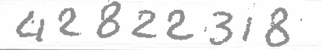
#> input picture data/test/test_1.png, 322 x 50 px
$ python -i preprocess.py   (imports and definitions only)
#> lines starting #> are read from the running program, lines starting #| are printed output that depends on the picture; after the words box and inside, x2 and y2 are one past the last pixel; in counts of white or black regions, pixels touching at a corner belong together
#preprocess.py

import os
os.environ["OPENCV_VIDEOIO_PRIORITY_MSMF"] = "0" # Disabilita backend problematici su Windows
import cv2
import numpy as np
from PIL import Image


#pulizia aggressiva
def clean_image(image_path):
    # Carica l'immagine in scala di grigi
#> called with image_path = '../../data/test/test_1.png'
    img = cv2.imread(image_path, cv2.IMREAD_GRAYSCALE)
#> img is the input picture: shape (50, 322); min 141, max 255, mean 237.5

    # 1. Ridimensionamento: TrOCR preferisce altezze standard (es. 384px)
    # Manteniamo il rapporto d'aspetto per non deformare le lettere
    height, width = img.shape
#> height = 50; width = 322
    new_height = 384
    new_width = int((new_height / height) * width)
#> new_width = 2472
    img = cv2.resize(img, (new_width, new_height))
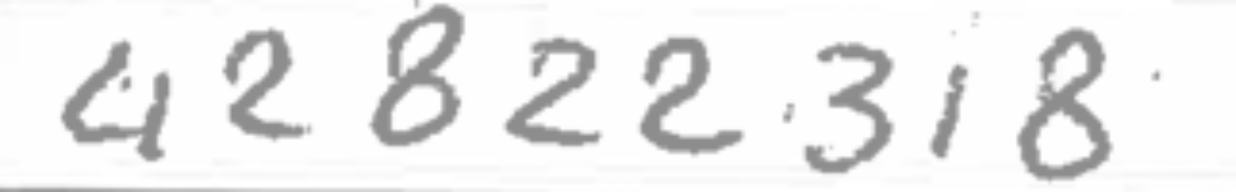
#> img: shape (384, 2472) (shown at 1/2 size); min 141, max 255, mean 237.4

    # 2. Binarizzazione: Trasforma tutto in bianco e nero netto
    # Utile per eliminare ombre della carta o macchie
    img = cv2.adaptiveThreshold(img, 255, cv2.ADAPTIVE_THRESH_GAUSSIAN_C,
                                cv2.THRESH_BINARY, 11, 2)
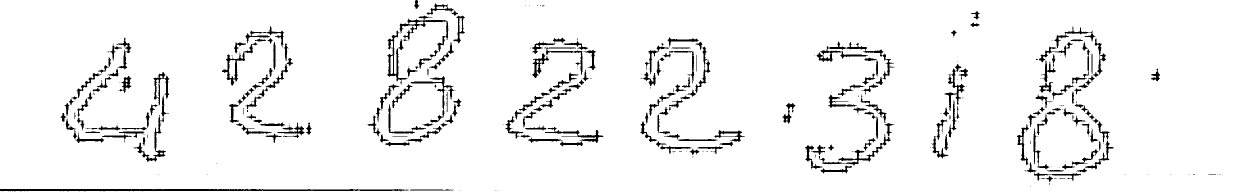
#> img: shape (384, 2472) (shown at 1/2 size); 95% white; 385 black regions (158 under 20 px), largest, box (x1, y1, x2, y2) and area: (0, 378, 817, 383) 2938, (1633, 83, 1789, 159) 1513, (799, 31, 897, 104) 1087

    # 3. Denoising: Rimuove i "puntini" di disturbo
    img = cv2.fastNlMeansDenoising(img, None, 10, 7, 21)

    # Converte da OpenCV (array) a PIL Image (richiesto dal Processor di Hugging Face)
    return Image.fromarray(img).convert("RGB")


#pulizia soft
def clean_cell_for_ocr(cv2_img):
    # Converti in scala di grigi se non lo è
    if len(cv2_img.shape) == 3:
        gray = cv2.cvtColor(cv2_img, cv2.COLOR_BGR2GRAY)
    else:
        gray = cv2_img

    # Invece di adaptive, usiamo un OTSU semplice che mantiene meglio il tratto a mano
    _, thresh = cv2.threshold(gray, 0, 255, cv2.THRESH_BINARY + cv2.THRESH_OTSU)

    # Riporta a PIL per TrOCR
    return Image.fromarray(thresh).convert("RGB")

>>> result = clean_image('../../data/test/test_1.png')

$ run again, on data/test/test_2.png
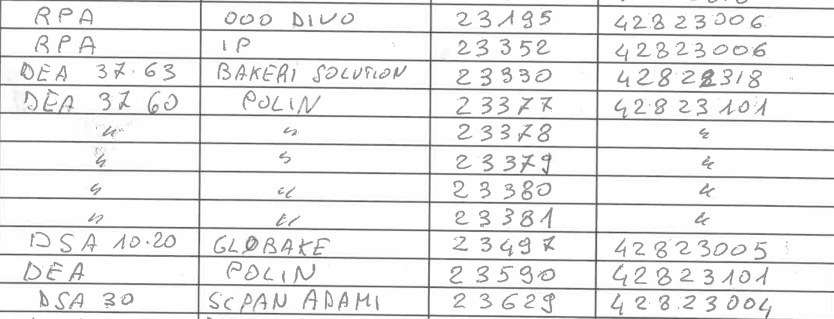
#> input picture data/test/test_2.png, 1668 x 637 px (shown at 1/2 size)
#> in clean_image, img is the input picture: shape (637, 1668); min 10, max 255, mean 236.7
#> in clean_image, `img = cv2.resize(img, (new_width, new_height))`:
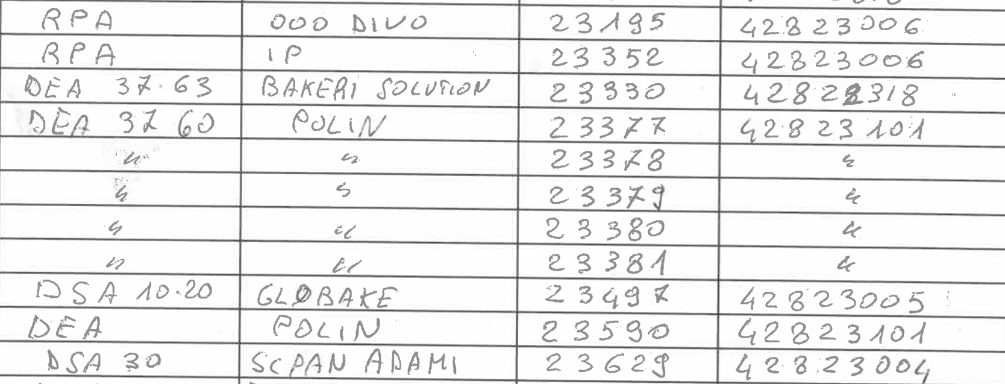
#> img: shape (384, 1005); min 12, max 255, mean 236.6
#> in clean_image, `img = cv2.adaptiveThreshold(img, 255, cv2.ADAPTIVE_THRESH_GAUSSIAN_C, ..`:
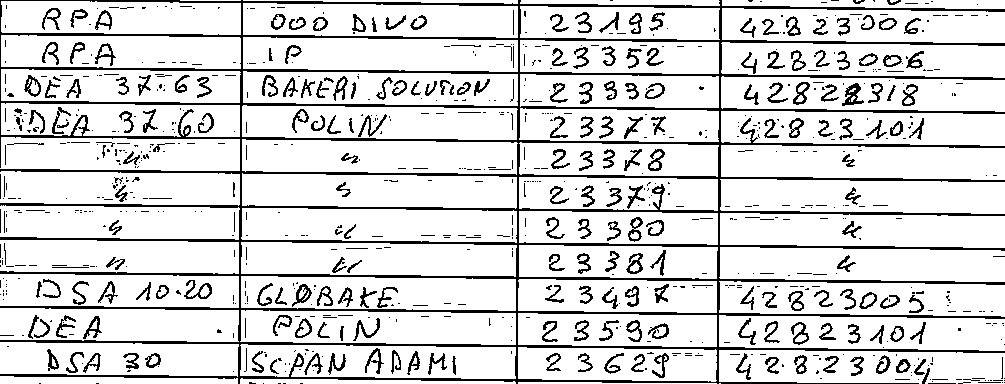
#> img: shape (384, 1005); 85% white; black in thin lines or dots
